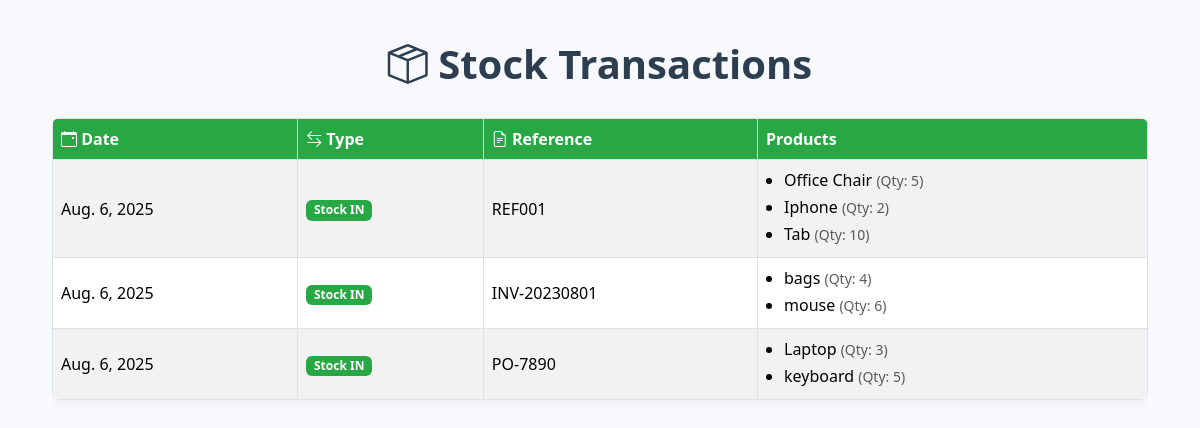
/transaction/, run on the app's committed database.
### inventory/models.py (models this page shows, shortened)
class Transaction(models.Model):
    TRANSACTION_TYPES = [
        ('IN', 'Stock In'),
        ('OUT', 'Stock Out'),
    ]
    transaction_id = models.AutoField(primary_key=True)
    date = models.DateField(auto_now_add=True)
    transaction_type = models.CharField(max_length=10, choices=TRANSACTION_TYPES, default='IN')
    reference = models.CharField(max_length=100, blank=True)

class StockDetail(models.Model):  # like stckdetail
    transaction = models.ForeignKey(Transaction, on_delete=models.CASCADE)
    product = models.ForeignKey(Product, on_delete=models.CASCADE)
    quantity = models.PositiveIntegerField()

class Product(models.Model):
    product_id = models.AutoField(primary_key=True)
    name = models.CharField(max_length=100)
    category = models.CharField(max_length=100, default='General')
    price = models.DecimalField(max_digits=10, decimal_places=2,default=0.00)

### inventory/views.py (the view)
# urls.py: path('transaction/', views.transaction_list, name='transaction_list'),
def transaction_list(request):
    transactions = Transaction.objects.all()
    return render(request, 'inventory/transaction.html', {'transactions': transactions})

### inventory/Templates/inventory/transaction.html (shortened to what this page needs)
<!DOCTYPE html>
<html lang="en">
<head>
    <link href="https://cdn.jsdelivr.net/npm/bootstrap@5.3.2/dist/css/bootstrap.min.css" rel="stylesheet">
    <link href="https://cdn.jsdelivr.net/npm/bootstrap-icons@1.10.5/font/bootstrap-icons.css" rel="stylesheet">
</head>
<body>
<div class="container">
    <h1><i class="bi bi-box-seam"></i> Stock Transactions</h1>
    <div class="table-responsive">
        <table class="table table-striped table-bordered align-middle">
            <thead>
                <tr>
                    <th><i class="bi bi-calendar-event"></i> Date</th>
                    <th><i class="bi bi-arrow-left-right"></i> Type</th>
                    <th><i class="bi bi-file-earmark-text"></i> Reference</th>
                    <th> Products</th>
                </tr>
            </thead>
            <tbody>
                {% for txn in transactions %}
                    <tr>
                        <td>{{ txn.date }}</td>
                        <td>
                            {% if txn.transaction_type == 'IN' %}
                                <span class="badge badge-in">Stock IN</span>
                            {% elif txn.transaction_type == 'OUT' %}
                                <span class="badge badge-out">Stock OUT</span>
                            {% else %}
                                <span class="badge bg-secondary">{{ txn.get_transaction_type_display }}</span>
                            {% endif %}
                        </td>
                        <td>{{ txn.reference|default:"-" }}</td>
                        <td>
                            <ul class="product-list">
                                {% for detail in txn.stockdetail_set.all %}
                                    <li>{{ detail.product.name }} <small class="text-muted">(Qty: {{ detail.quantity }})</small></li>
                                {% endfor %}
                            </ul>
                        </td>
                    </tr>
                {% empty %}
                    <tr>
                        <td colspan="4" class="no-data">No transactions available.</td>
                    </tr>
                {% endfor %}
            </tbody>
        </table>
    </div>
</div>
</body>
</html>

### inventory/Templates/inventory/transaction.html (style rules this page uses)
body { background-color: #f8f9fc; font-family: 'Segoe UI', Tahoma, Geneva, Verdana, sans-serif; padding: 40px; }
h1 { text-align: center; margin-bottom: 30px; color: #2c3e50; font-weight: bold; }
.table { background-color: white; border-radius: 8px; overflow: hidden; box-shadow: 0 2px 12px rgba(0, 0, 0, 0.06); }
.table thead th { background-color: #28a745; color: #fff; }
.badge-in { background-color: #28a745; }
ul.product-list { padding-left: 18px; margin-bottom: 0; }
ul.product-list li { margin-bottom: 3px; }

### data on the page
Transaction: date "Aug. 6, 2025", transaction_type "Stock IN", reference "REF001"
StockDetail: product.name "Office Chair", quantity "5"
StockDetail: product.name "Iphone", quantity "2"
StockDetail: product.name "Tab", quantity "10"
Transaction: date "Aug. 6, 2025", transaction_type "Stock IN", reference "INV-20230801"
StockDetail: product.name "bags", quantity "4"
StockDetail: product.name "mouse", quantity "6"
Transaction: date "Aug. 6, 2025", transaction_type "Stock IN", reference "PO-7890"
StockDetail: product.name "Laptop", quantity "3"
StockDetail: product.name "keyboard", quantity "5"
